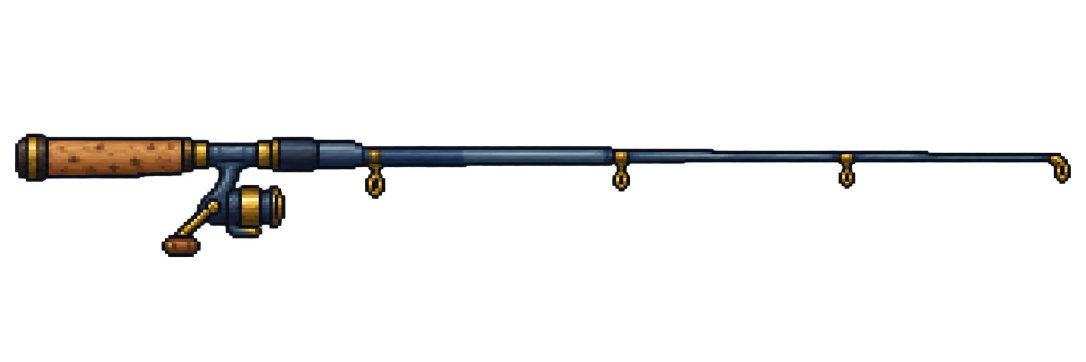
#> input picture assets/source/rod_flat_raw.png, 2172 x 724 px (shown at 1/2 size)
$ python import_rod.py
#> lines starting #> are read from the running program, lines starting #| are printed output that depends on the picture
#!/usr/bin/env python3
"""Baut die Rutenblaetter aus der gezeichneten Vorlage.

Die Rute kommt aus `assets/source/rod_45.png` -- einem 100x100-Sprite, das
diagonal von unten links (Korkgriff) nach oben rechts (Spitze) laeuft.

Die Ruheposen und das Blinzeln bekommen dieses Bild **eins zu eins**: die Vorlage ist
genau so lang wie die Rute im Spiel, es wird nichts skaliert und nichts
gedreht. Die vier WURFPOSEN zeigen in andere Richtungen; die werden in
denselben Farben nachgezeichnet. Ein fertiges Pixelbild in einen anderen
Winkel zu drehen macht es verwaschen oder ausgefranst -- drei Anlaeufe,
alle verworfen.

Die Hand fasst die Rute in der MITTE des Korkgriffs, nicht an ihrem Ende:
der Ankerpunkt traegt den Schwerpunkt des Korks. Alles, was hinter der Faust
liegt, wird abgeschnitten -- mit EINEM geraden Schnitt quer zur Rute, dort
wo die Faust in Rutenrichtung endet. Ein Schnitt entlang des Figurenumrisses
sah aus wie abgenagt, und das Griffende lag dann quer ueber dem Unterarm.
Wie weit die Faust reicht, wird an den fertigen Figurenblaettern abgetastet
-- tools/import_character.py muss also vorher gelaufen sein.

    python3 tools/import_rod.py
"""
import math
import os
import re
from collections import Counter

from PIL import Image

ROOT = os.path.dirname(os.path.dirname(os.path.abspath(__file__)))
POSE = os.path.join(ROOT, "core", "angler_pose.gd")
SOURCE = os.path.join(ROOT, "assets", "source", "rod_flat_raw.png")
OUT = os.path.join(ROOT, "assets", "art")

## Die drei Varianten faerben nur den Schaft um. Kork und Messing bleiben --
## eine Silberrute mit silbernem Griff waere ein Barren, keine Rute.
SHAFT_TONES = [None, "6b4a2c", "b9c3c8"]

## Halbe Faustbreite: so weit deckt die Hand die Rute ab.
HAND = 7
## Wie weit das Griffende hinten aus der Faust schaut.
STUB = 4
## Griff bis Spitze im fertigen Bild -- siebzig Prozent der Koerperhoehe.
## Die Vorlage ist gut zwei Meter lang gezeichnet; hier wird sie darauf
## gebracht, und zwar EINMAL: alle sechs Winkel tragen dieselbe Laenge.
## Frueher streckte jede Wurfpose die Rute auf ihren eigenen Versatz, und
## sie wurde waehrend des Wurfs sichtbar laenger und wieder kuerzer.
LENGTH = 140
## Wie viele Farben die verkleinerte Rute behaelt. Das Verkleinern mischt
## Zwischentoene an jede Kante; ohne das Zurueckbinden franst sie aus.
COLORS = 10

def lum(c):
    return 0.299 * c[0] + 0.587 * c[1] + 0.114 * c[2]

# [19 lines left out: functions read_ints, read_vec, read_flat, not called in this run]

def read_int(name):
    text = open(POSE, encoding="utf-8").read()
    return int(re.search(r"const %s: int = (\d+)" % name, text).group(1))

def palette_of(img, k):
    """k-Means ueber die deckenden Pixel -- die Palette der Rute."""
    px = img.load()
    pts = [px[x, y][:3] for y in range(img.size[1]) for x in range(img.size[0])
           if px[x, y][3] > 128]
    step = max(1, len(pts) // 4000)
    sample = pts[::step]
    centres = [sample[i * len(sample) // k] for i in range(k)]
    for _ in range(20):
        buckets = [[] for _ in range(k)]
        for c in sample:
            j = min(range(k), key=lambda i: sum(
                (c[t] - centres[i][t]) ** 2 for t in range(3)))
            buckets[j].append(c)
        for i, b in enumerate(buckets):
            if b:
                centres[i] = tuple(round(sum(c[t] for c in b) / len(b))
                                   for t in range(3))
    return centres

def snap(img, scale):
    """Verkleinern und auf wenige Farben binden -- das gibt die harten
    Pixelkanten zurueck, die das Verkleinern verwischt."""
    small = img.resize((max(1, round(img.size[0] * scale)),
                        max(1, round(img.size[1] * scale))), Image.LANCZOS)
    pal = palette_of(small, COLORS)
    out = Image.new("RGBA", small.size, (0, 0, 0, 0))
    sp, op = small.load(), out.load()
    for y in range(small.size[1]):
        for x in range(small.size[0]):
            r, g, b, a = sp[x, y]
            if a <= 128:
                continue
            near = min(pal, key=lambda c: (c[0] - r) ** 2 + (c[1] - g) ** 2
                       + (c[2] - b) ** 2)
            op[x, y] = (near[0], near[1], near[2], 255)
    return out

def prepare(img):
    """Die gezeichnete Rute auf Spielgroesse bringen.

    Die Vorlage ist gemalt und nicht gerastert: weiche Kanten, zehntausende
    Zwischentoene. Verkleinern allein macht daraus keine Pixelart -- erst das
    Binden auf wenige Farben gibt wieder harte Kanten. Halb durchsichtige
    Pixel fallen dabei ganz weg, sonst franst die Rute aus.
    """
    px = img.load()
    xs = [x for y in range(img.size[1]) for x in range(img.size[0])
          if px[x, y][3] > 128]
    ys = [y for y in range(img.size[1]) for x in range(img.size[0])
          if px[x, y][3] > 128]
    img = img.crop((min(xs), min(ys), max(xs) + 1, max(ys) + 1))
    gx, gy = grip_of(img)
    tx, ty = tip_of(img)
    scale = LENGTH / math.hypot(tx - gx, ty - gy)
    # Nachgemessen und korrigiert, und zwar am FERTIGEN Bild: Verkleinern und
    # Farbbinden verschieben Griff und Spitze um ein paar Pixel, und der
    # erste Massstab traf die Laenge um acht Prozent daneben. Ungenau bliebe
    # sie nicht -- sweep_rod streckt sie sonst nachtraeglich, und dabei
    # wuerden Kork und Rolle mitgezerrt.
    out = None
    for _ in range(8):
        out = snap(img, scale)
        ax, ay = grip_of(out)
        bx, by = tip_of(out)
        got = math.hypot(bx - ax, by - ay)
        if abs(got - LENGTH) <= 0.5:
            break
        scale *= LENGTH / got
    return out

def tip_of(img):
    """Die Spitze: das rechte Ende. Die Vorlage liegt waagerecht (siehe
    check_flat), der Griff links, die Spitze rechts."""
    px = img.load()
    for x in range(img.size[0] - 1, -1, -1):
        col = [y for y in range(img.size[1]) if px[x, y][3] > 128]
        if col:
            return (x, sum(col) // len(col))
    return (img.size[0] - 1, img.size[1] // 2)

def butt_of(img):
    """Das Griffende: das linke Ende."""
    px = img.load()
    for x in range(img.size[0]):
        col = [y for y in range(img.size[1]) if px[x, y][3] > 128]
        if col:
            return (x, sum(col) // len(col))
    return (0, img.size[1] // 2)

def check_flat(img):
    """Bricht ab, wenn die Vorlage nicht waagerecht liegt.

    Die ganze Rechnung darunter -- Profil, Griff, Spitze -- setzt das voraus.
    Eine schraege Vorlage wuerde stillschweigend eine krumme Rute ergeben,
    und das faellt erst im Spiel auf.
    """
    px = img.load()
    mids = []
    for x in range(img.size[0]):
        col = [y for y in range(img.size[1]) if px[x, y][3] > 128]
        if col:
            mids.append((x, (col[0] + col[-1]) / 2.0))
    xs = [m[0] for m in mids]
    ys = [m[1] for m in mids]
    n = len(xs)
    mx, my = sum(xs) / n, sum(ys) / n
    var = sum((x - mx) ** 2 for x in xs)
    slope = sum((x - mx) * (y - my) for x, y in mids) / var
    angle = math.degrees(math.atan(slope))
    if abs(angle) > 2.0:
        raise SystemExit(
            "Die Vorlage liegt %.1f Grad schraeg. Sie muss waagerecht "
            "gezeichnet sein -- siehe assets/source/rod_flat_raw.png." % angle)
    return angle

def grip_of(img):
    """Die Mitte des Korkgriffs -- dort liegt die Hand.

    Nicht ueber die Farbe allein: die Messingringe am Schaft sind genauso
    warm wie der Kork. Vom Griffende aus durch die warmen Pixel fluten
    findet den zusammenhaengenden Korkblock und sonst nichts.
    """
    px = img.load()
    w, h = img.size
    warm = {(x, y) for y in range(h) for x in range(w)
            if px[x, y][3] and (px[x, y][0] - px[x, y][2]) > 45}
    if not warm:
        return butt_of(img)
    bx, by = butt_of(img)
    start = min(warm, key=lambda p: (p[0] - bx) ** 2 + (p[1] - by) ** 2)
    blob, stack = {start}, [start]
    while stack:
        x, y = stack.pop()
        for dx in (-1, 0, 1):
            for dy in (-1, 0, 1):
                n = (x + dx, y + dy)
                if n in warm and n not in blob:
                    blob.add(n)
                    stack.append(n)
    return (round(sum(p[0] for p in blob) / len(blob)),
            round(sum(p[1] for p in blob) / len(blob)))

# [90 lines left out: functions tint, is_shaft, close_gaps, cut_hand, rod_profile, not called in this run]

## Wie nah ein Zielpixel an einem Profilpunkt liegen muss. Die Profilpunkte
## bilden ein gedrehtes Einheitsgitter, der groesste Abstand ist also die
## halbe Diagonale: 0,71. Etwas Reserve, damit keine Loecher bleiben.
NEAR = 0.8

# [29 lines left out: function sweep_rod, not called in this run]

def main():
    rod = Image.open(SOURCE).convert("RGBA")
#> rod is the input picture: PIL image 2172x724 RGBA; mean R, G, B, A 5.2, 4.7, 4.4, 18.8
    angle = check_flat(rod)
#> after the loop in check_flat, `for x in range(img.size[0]):`: mids = 2112 pairs, first value 30 to 2141, second value 308.5 to 396.5
#> in check_flat, `xs = [m[0] for m in mids]`: xs = 2112 values from 30 to 2141
#> in check_flat, `ys = [m[1] for m in mids]`: ys = 2112 values, max 396.5 at index 356, min 308.5 at index 541, mean 322.1
#> in check_flat, `n = len(xs)`: n = 2112
#> in check_flat, `mx, my = sum(xs) / n, sum(ys) / n`: mx = 1085.5; my = 322.1
#> in check_flat, `var = sum((x - mx) ** 2 for x in xs)`: var = 785055568
#> in check_flat, `slope = sum((x - mx) * (y - my) for x, y in mids) / var`: slope = -0.0116
#> in check_flat, `angle = math.degrees(math.atan(slope))`: angle = -0.667
#> angle = -0.667
    art = prepare(rod)
#> in prepare, `xs = [x for y in range(img.size[1]) for x in range(img.size[0]) if px[..`: xs = 117209 items
#> in prepare, `img = img.crop((min(xs), min(ys), max(xs) + 1, max(ys) + 1))`:
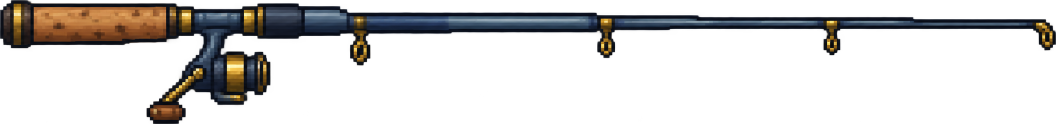
#> img: PIL image 2112x247 RGBA (shown at 1/2 size); mean R, G, B, A 15.7, 14.2, 13.1, 56.6; transparent parts drawn white
#> in grip_of, `warm = {(x, y) for y in range(h) for x in range(w) if px[x, y][3] and ..`: warm = 33469 items
#> in grip_of, `bx, by = butt_of(img)`: bx = 0; by = 48
#> in grip_of, `start = min(warm, key=lambda p: (p[0] - bx) ** 2 + (p[1] - by) ** 2)`: start = (27, 48)
#> in grip_of, `blob, stack = {start}, [start]`: stack = [(27, 48)]
#> the loop in grip_of, `while stack:` made 1387 passes
#> (x, y) on passes 1 to 3: (27, 48), (28, 49), (29, 50)
#> after the loop in grip_of, `while stack:`: blob = 1387 items; stack = []
#> in prepare, `gx, gy = grip_of(img)`: gx = 35; gy = 45
#> in prepare, `tx, ty = tip_of(img)`: tx = 2111; ty = 77
#> in prepare, `scale = LENGTH / math.hypot(tx - gx, ty - gy)`: scale = 0.0674
#> the loop in prepare, `for _ in range(8):` made 2 passes
#> (bx, by, ax, ay, got, scale) on pass 1: (141, 5, 12, 3, 129, 0.0732)
#> (bx, by, ax, ay, got) on pass 2: (154, 5, 14, 3, 140)
#> pass 1, in snap, `small = img.resize((max(1, round(img.size[0] * scale)), max(1, round(i..`:
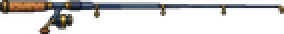
#> small: PIL image 142x17 RGBA (shown 2 times larger); mean R, G, B, A 18, 16.2, 16.2, 57.4; transparent parts drawn white
#> pass 1, in prepare, `out = snap(img, scale)`:
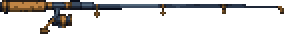
#> out: PIL image 142x17 RGBA (shown 2 times larger); mean R, G, B, A 15.5, 13.8, 12.5, 57.1; transparent parts drawn white
#> pass 2, in snap (call 2), `small = img.resize((max(1, round(img.size[0] * scale)), max(1, round(i..`:
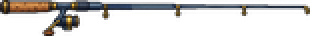
#> small: PIL image 155x18 RGBA (shown 2 times larger); mean R, G, B, A 17.8, 16.7, 16.3, 57.2; transparent parts drawn white
#> after the loop in prepare, `for _ in range(8):`:
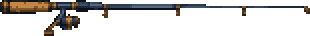
#> out: PIL image 155x18 RGBA (shown 2 times larger); mean R, G, B, A 15.1, 13.4, 12.2, 56.4; transparent parts drawn white
#> after the loop in prepare, `for _ in range(8):`: scale = 0.0732
    frames = read_int("FRAMES")
    tips = read_ints("ROD_TIP_OFF")
    size = read_int("ROD_FRAME_SIZE")
    grip_at = read_vec("ROD_GRIP")
    rod_frames = read_int("ROD_FRAMES")
    rod_of = read_flat("ROD_FRAME")

    # Welcher Rutenwinkel zu welchem Rutenbild gehoert. Achtzehn Figurenposen
    # zeigen auf Bild 0 -- im Ruhelauf wandert nur die Hand, nicht der Winkel.
    tip_for = {}
    for f in range(frames):
        tip_for.setdefault(rod_of[f], tips[f])

    for variant, tone in enumerate(SHAFT_TONES):
        target = tuple(int(tone[i:i + 2], 16) for i in (0, 2, 4)) if tone else None
        shown = art.copy()
        if target:
            px = shown.load()
            for y in range(shown.size[1]):
                for x in range(shown.size[0]):
                    if is_shaft(px[x, y]):
                        px[x, y] = tint(px[x, y], target)
        grid, src_len = rod_profile(shown)
        sheet = Image.new("RGBA", (size * rod_frames, size), (0, 0, 0, 0))
        for r in range(rod_frames):
            # JEDES Bild wird aus dem Querschnitt neu gezeichnet, auch das
            # Ruhebild: eine fertige Zeichnung zu drehen macht sie verwaschen.
            sweep_rod(sheet, r, grip_at, tip_for[r], grid, src_len, size)
            close_gaps(sheet, r, grip_at, tip_for[r], size)
            d = complex(tip_for[r][0], tip_for[r][1])
            cut_hand(sheet, r, grip_at, d / abs(d), size)
        sheet.save(os.path.join(OUT, "char_rod_%d.png" % variant))
        if variant == 0:
            print("Vorlage %.1f Grad schief, auf %dx%d gebracht, "
                  "Griff bis Spitze %.1f Px"
                  % (angle, art.size[0], art.size[1], src_len))
    print("%d Rutenblaetter geschrieben, je %d Bilder à %dx%d"
          % (len(SHAFT_TONES), rod_frames, size, size))

if __name__ == "__main__":
#> (the run stopped early here; a loop or call above may not have finished)
